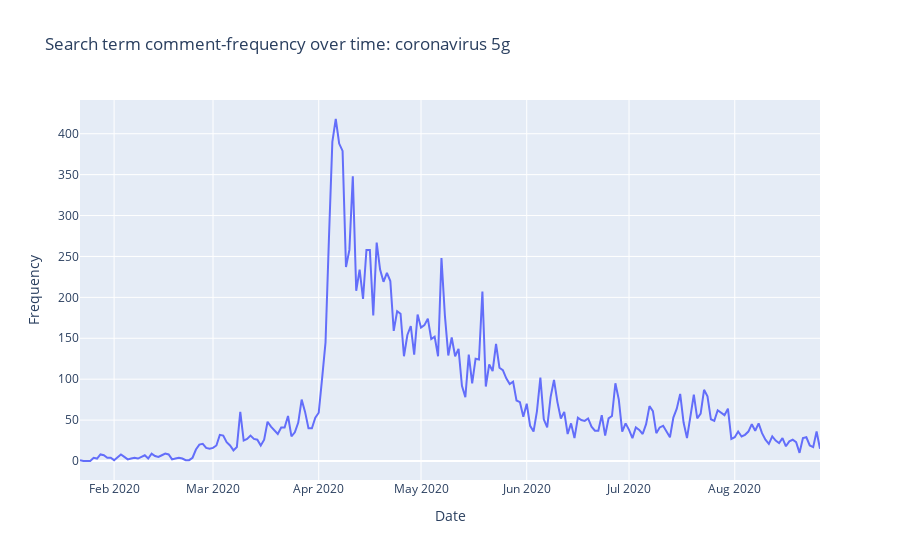

Notebook source saved alongside this figure:
### Code cell
fig = px.line(comments_counts, x="key", y="doc_count", title="Search term comment-frequency over time: " + query, labels = {"key":"Date", "doc_count": "Frequency"})
fig.show()

### Figure 1 — Plotly figure (JSON) as saved in the notebook; plotly's stock layout.template omitted (floating-point values rounded to 4 significant figures; data arrays with more than 128 entries replaced by an {"elided": "..."} marker saying what was removed)
{"data": [{"hovertemplate": "Date=%{x}<br>Frequency=%{y}<extra></extra>", "legendgroup": "", "line": {"color": "#636efa", "dash": "solid"}, "mode": "lines", "name": "", "orientation": "v", "showlegend": false, "type": "scatter", "x": {"elided": "218 str values"}, "xaxis": "x", "y": {"elided": "218 int values"}, "yaxis": "y"}], "layout": {"autosize": true, "legend": {"tracegroupgap": 0}, "title": {"text": "Search term comment-frequency over time: coronavirus 5g"}, "xaxis": {"anchor": "y", "autorange": true, "domain": [0, 1], "range": ["2020-01-22", "2020-08-26"], "title": {"text": "Date"}, "type": "date"}, "yaxis": {"anchor": "x", "autorange": true, "domain": [0, 1], "range": [-23.22, 441.2], "title": {"text": "Frequency"}, "type": "linear"}}}
